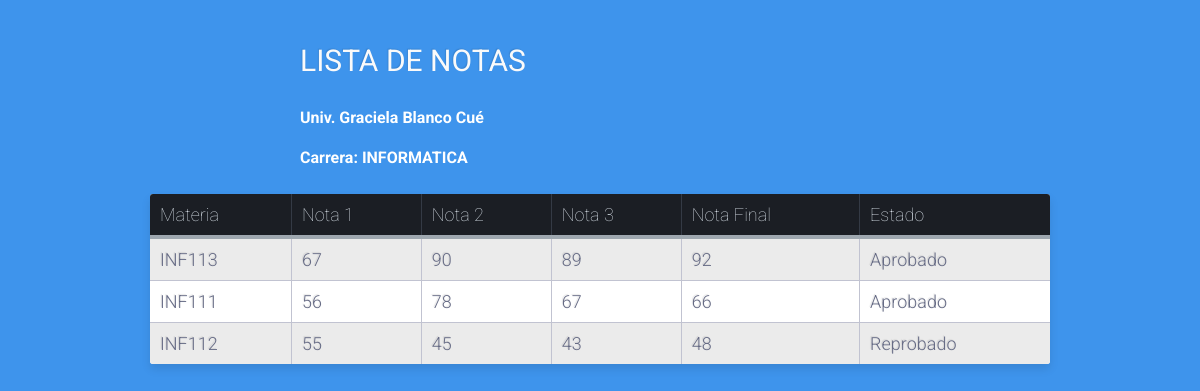
/Pregunta1/sistema/notas.php?id=1550748, run on the app's committed database.
### tables this page shows
CREATE TABLE `persona` (
  `ci` varchar(10) NOT NULL,
  `nombre` varchar(80) DEFAULT NULL,
  `paterno` varchar(80) DEFAULT NULL,
  `materno` varchar(80) DEFAULT NULL,
  `f_nacimiento` date DEFAULT NULL,
  `departamento_fk` varchar(2) DEFAULT NULL
);

CREATE TABLE `carrera` (
  `id_carrera` int(11) NOT NULL,
  `carrera` varchar(50) DEFAULT NULL
);

CREATE TABLE `materia` (
  `id_materia` int(11) NOT NULL,
  `sigla` varchar(10) DEFAULT NULL,
  `carrera_fk` int(11) DEFAULT NULL
);

CREATE TABLE `nota` (
  `id_nota` int(11) NOT NULL,
  `id_persona` varchar(10) DEFAULT NULL,
  `materia_fk` int(11) DEFAULT NULL,
  `nota1` float DEFAULT NULL,
  `nota2` float DEFAULT NULL,
  `nota3` float DEFAULT NULL,
  `notaFinal` float DEFAULT NULL
);

### Pregunta1/sistema/notas.php (the view, shortened to what this page needs)
<!DOCTYPE html>
<html lang="es">
<head>
	<link rel="stylesheet" type="text/css" href="css/estilo_notas.css">
</head>
<body>
	<?php
		$nombre = $_GET["id"];
		include "../conexion.inc.php";
		$sql1 = "SELECT DISTINCT carrera,nombre,paterno,materno FROM persona
				INNER JOIN nota ON persona.ci=nota.id_persona
				INNER JOIN materia ON materia.id_materia=nota.materia_fk
				INNER JOIN carrera ON materia.carrera_fk=carrera.id_carrera WHERE persona.ci='$nombre'";
		$query1 = mysqli_query($conn, $sql1);
		$fila1 = mysqli_fetch_array($query1);
	?>
	<div class="table-title">
		<h3>Lista de Notas</h3>
		<h4 style="color: #FFF;">Univ. <?php echo $fila1["nombre"].' '.$fila1["paterno"].' '.$fila1["materno"]; ?></h4>
		<h4 style="color: #FFF;">Carrera: <?php echo $fila1["carrera"]; ?></h4>
	</div>
	<form action="notas.php" method="GET">
		<table class="table-fill">
			<thead>
				<tr>
					<th class="text-left">Materia</th>
					<th class="text-left">Nota 1</th>
					<th class="text-left">Nota 2</th>
					<th class="text-left">Nota 3</th>
					<th class="text-left">Nota Final</th>
					<th class="text-left">Estado</th>
				</tr>
			</thead>
			<tbody class="table-hover">
				<?php
					$sql = "SELECT carrera,sigla,nota1,nota2,nota3,notaFinal FROM persona INNER JOIN nota ON persona.ci=nota.id_persona INNER JOIN materia ON materia.id_materia=nota.materia_fk INNER JOIN carrera ON materia.carrera_fk=carrera.id_carrera WHERE persona.ci='$nombre'";
					$query = mysqli_query($conn, $sql);
					while ($fila = mysqli_fetch_array($query)) {
				    	echo '
						<tr>
							<td class="text-left">'.$fila["sigla"].'</td>
							<td class="text-left">'.$fila["nota1"].'</td>
							<td class="text-left">'.$fila["nota2"].'</td>
							<td class="text-left">'.$fila["nota3"].'</td>
							<td class="text-left">'.$fila["notaFinal"].'</td>
							<td class="text-left">';
								if ($fila["notaFinal"]>50) {
									echo 'Aprobado';
								}else{
									echo 'Reprobado';
								}
						echo '	</td>
						</tr>
						';
					}
				 ?>
			</tbody>
		</table>
	</form>
</body>
</html>

### Pregunta1/sistema/css/estilo_notas.css (style rules this page uses)
body { background-color: #3e94ec; font-family: "Roboto", helvetica, arial, sans-serif; font-size: 16px; font-weight: 400; text-rendering: optimizeLegibility; }
div.table-title { display: block; margin: auto; max-width: 600px; padding:5px; width: 100%; }
.table-title h3 { color: #fafafa; font-size: 30px; font-weight: 400; font-style:normal; font-family: "Roboto", helvetica, arial, sans-serif; text-shadow: -1px -1px 1px rgba(0, 0, 0, 0.1); text-transform:uppercase; }
.table-fill { background: white; border-radius:3px; border-collapse: collapse; height: auto; margin: auto; max-width: 900px; padding:5px; width: 100%; box-shadow: 0 5px 10px rgba(0, 0, 0, 0.1); animation: float 5s infinite; }
th { color:#D5DDE5;; background:#1b1e24; border-bottom:4px solid #9ea7af; border-right: 1px solid #343a45; font-size:18px; font-weight: 100; padding:10px; text-align:left; text-shadow: 0 1px 1px rgba(0, 0, 0, 0.1); vertical-align:middle; }
th:first-child { border-top-left-radius:3px; }
th:last-child { border-top-right-radius:3px; border-right:none; }
tr { border-top: 1px solid #C1C3D1; border-bottom-: 1px solid #C1C3D1; color:#666B85; font-size:16px; font-weight:normal; text-shadow: 0 1px 1px rgba(256, 256, 256, 0.1); }
tr:first-child { border-top:none; }
tr:last-child { border-bottom:none; }
tr:nth-child(odd) td { background:#EBEBEB; }
tr:last-child td:first-child { border-bottom-left-radius:3px; }
tr:last-child td:last-child { border-bottom-right-radius:3px; }
td { background:#FFFFFF; padding:10px; text-align:left; vertical-align:middle; font-weight:300; font-size:18px; text-shadow: -1px -1px 1px rgba(0, 0, 0, 0.1); border-right: 1px solid #C1C3D1; }
td:last-child { border-right: 0px; }
th.text-left { text-align: left; }
td.text-left { text-align: left; }

### data on the page
persona: nombre "Graciela", paterno "Blanco", materno "Cué"
carrera: materia.sigla "INF113", nota.nota1 "67", nota.nota2 "90", nota.nota3 "89", nota.notaFinal "92", shows "Aprobado", materia.sigla "INF111", nota.nota1 "56", nota.nota2 "78", nota.nota3 "67", nota.notaFinal "66", materia.sigla "INF112", nota.nota1 "55", nota.nota2 "45", nota.nota3 "43", nota.notaFinal "48"

### other printed values
$fila1["carrera"] "INFORMATICA"
